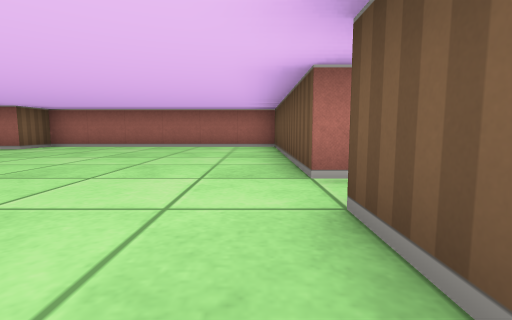
View 1 (above)

18 first-person views from a walk through a cub3D maze. The camera is about half as high as the walls, tilts 6° down and sees 85° across. The floor is counted in squares. Each view is taken from the middle of a square. On the plan, view 1 faces up. The plan holds only what a view shows up to about 9 squares ahead; the rest is blank.

View 2
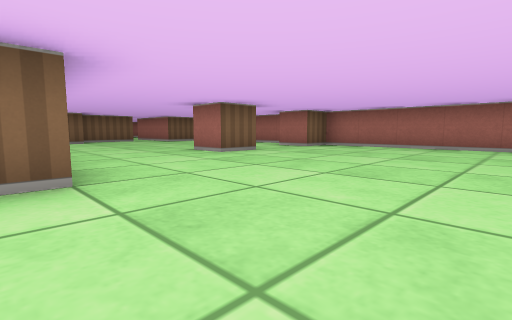

View 3
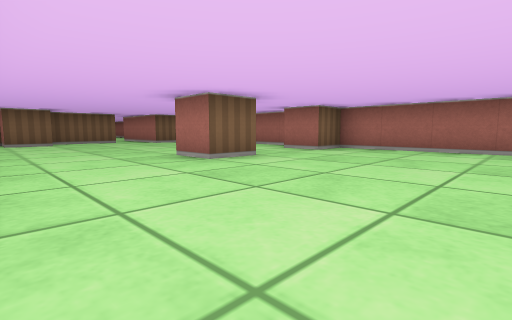

View 4
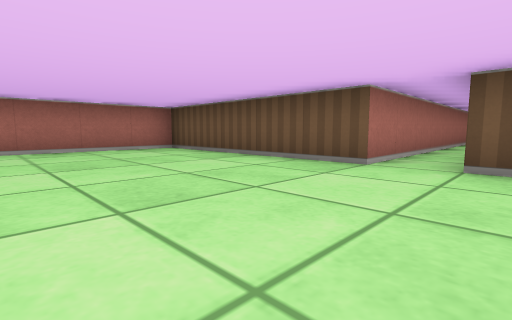

View 5
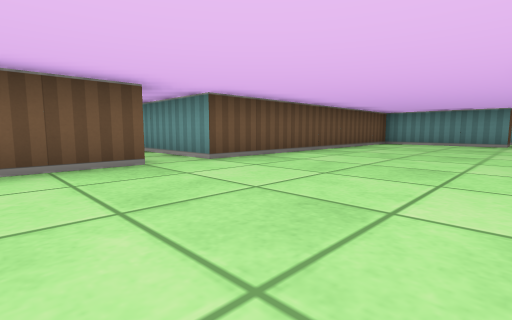

View 6
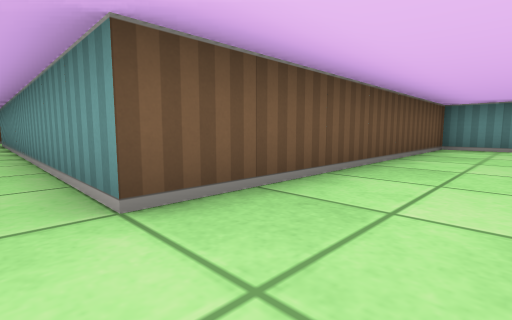

View 7
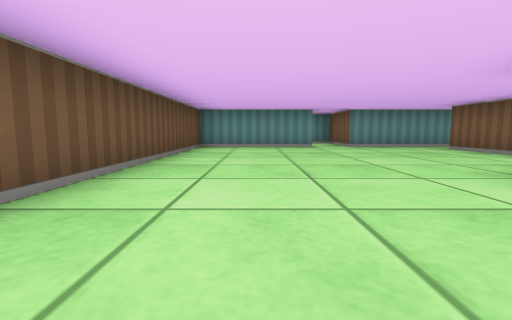

View 8
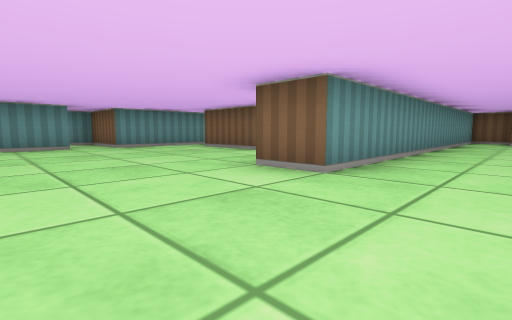

View 9
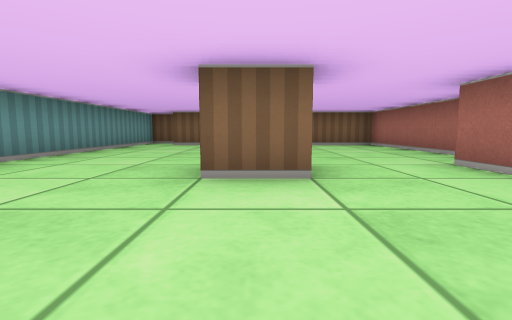

View 10
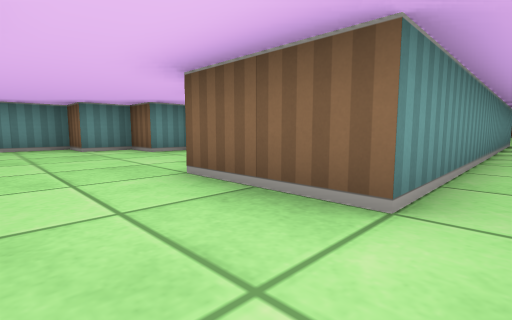

View 11
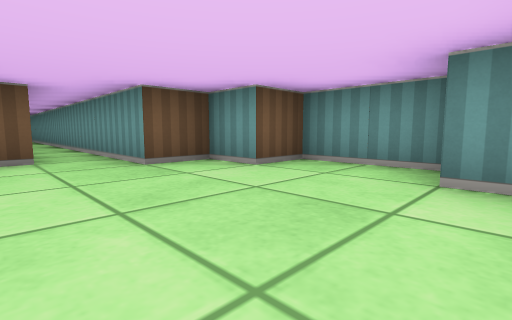

View 12
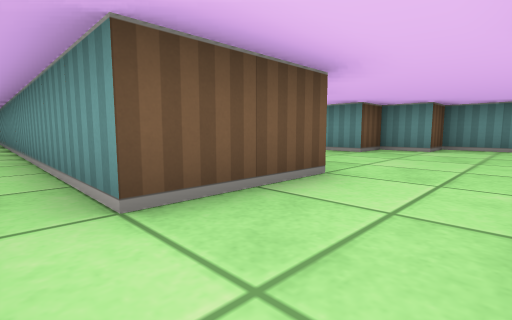

View 13
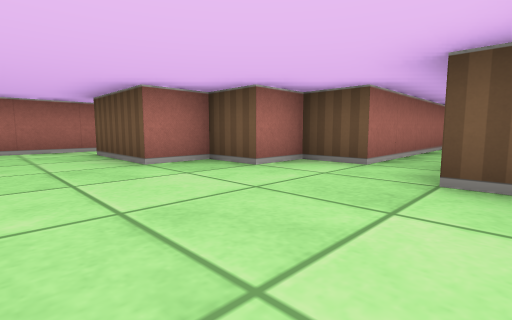

View 14
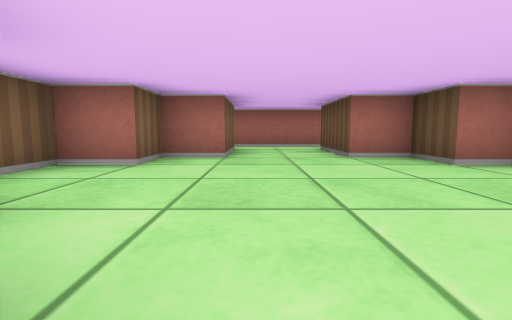

View 15
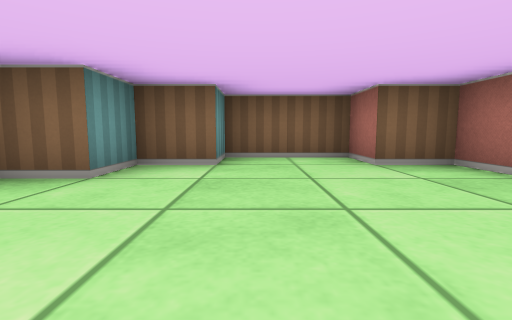

View 16
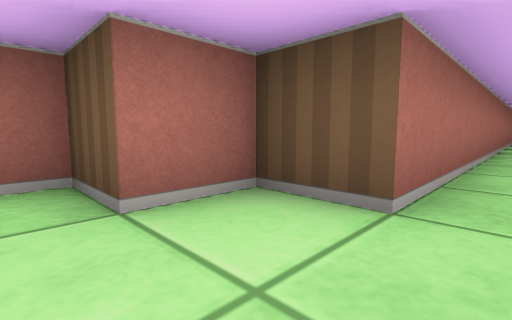

View 17
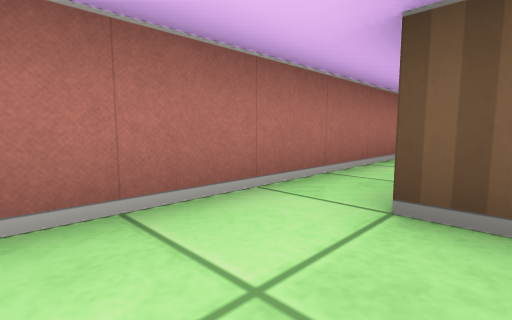

View 18
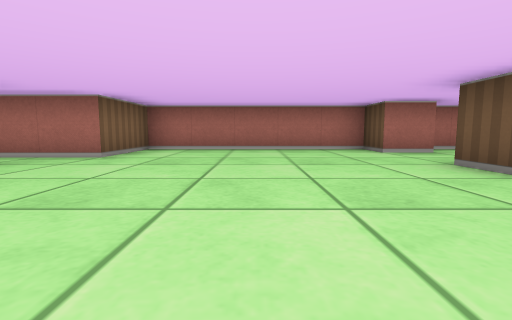

### Floor plan
Ten units are one square. View 1 is at (0, 0); x grows to the right and y downward. Boxes are objects, and circles mark ways between rooms. Rooms are numbered by the first view taken in them; rooms with no view inside come last. Other rooms are left out.
<svg viewBox="-136 -80 370 150">
<path fill="none" stroke="#000" d="M-55 -46 -55 -35 -65 -35 -65 -45M-55 25 -55 45M-25 65 -25 55 5 55 5 -15 95 -15 95 5M-62 55 -35 55 -35 65M75 -25 5 -25 5 -75 -55 -75 -55 -65 -65 -65 -65 -75 -115 -75 -115 -55 -131 -55M-115 -26 -115 -15 -125 -15 -125 -5 -35 -5 -35 5M-125 -34 -125 -26M115 5 115 -15 212 -15M146 -25 94 -25M95 5 85 5 85 15 75 15 75 35 85 35 85 45 95 45 95 55 115 55 115 45 125 45 125 35 204 35M229 25 135 25 135 15 125 15 125 5 115 5"/>
<circle cx="105" cy="-5" r="3" fill="#2a7"/>
<text x="-20" y="-20">1</text>
<text x="130" y="30">2</text>
</svg>
Room 1 opens to room 2.

Where each view was taken, in squares from view 1:
view 1: 0 up, 0 right, facing up
view 2: 0 up, 1 left, facing up-left
view 3: 1 up, 2 left, facing up-left
view 4: 1 up, 3 left, facing up-right
view 5: 4 up, 3 left, facing down-right
view 6: 2 up, 1 left, facing down-right
view 7: 2 up, 1 left, facing down
view 8: 2 up, 1 left, facing down-left
view 9: 4 up, 3 left, facing left
view 10: 2 up, 11 right, facing down-left
view 11: 2 down, 9 right, facing down-right
view 12: 2 up, 10 right, facing down-right
view 13: 4 down, 10 right, facing up-right
view 14: 5 down, 10 right, facing up
view 15: 3 down, 12 right, facing left
view 16: 3 down, 12 right, facing up-right
view 17: 1 up, 10 right, facing up-right
view 18: 1 up, 9 left, facing up
